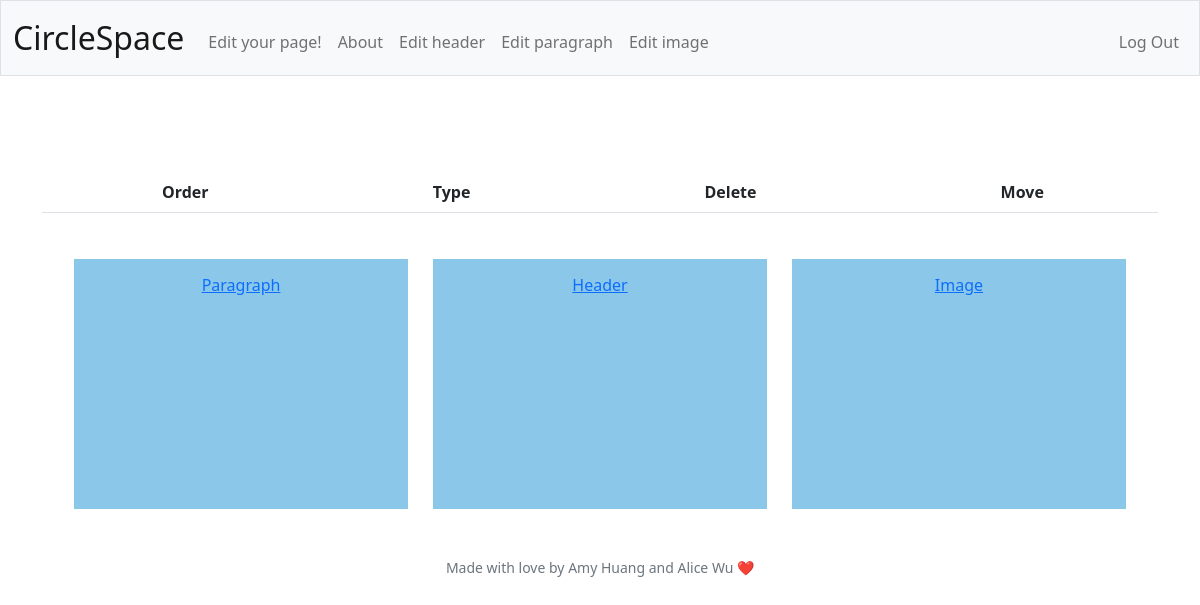
The app's page /edit (signed in), older data.
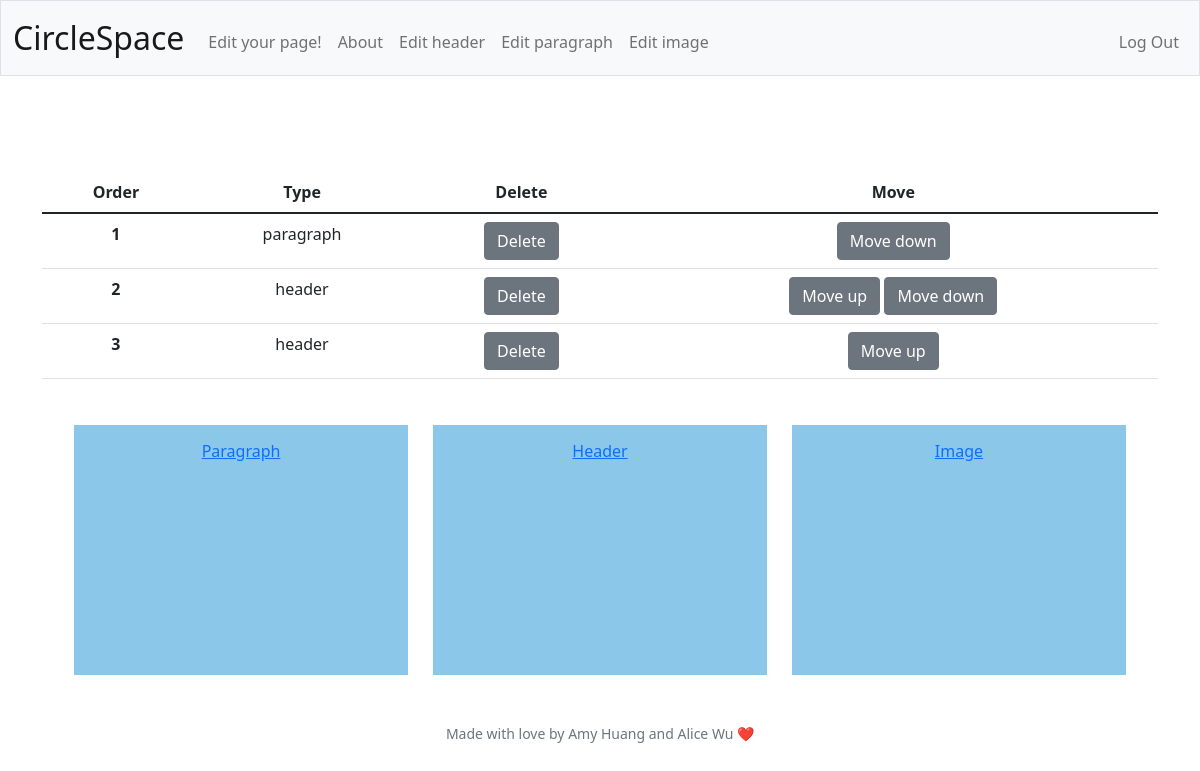
The same page, newer data.
### tables this page shows
CREATE TABLE segments (
    segment_id INTEGER PRIMARY KEY AUTOINCREMENT NOT NULL,
    user_id INTEGER NOT NULL,
    segment_type TEXT NOT NULL,
    content TEXT NOT NULL,
    location INTEGER NOT NULL,
    FOREIGN KEY(user_id) REFERENCES users(user_id)
);

### app.py (the view, shortened to what this page needs)
@app.route("/edit", methods=["GET", "POST"])
@login_required
def edit():
    if request.method == "GET":
        user_id = session["user_id"]
        segments = db.execute("SELECT segment_type, location FROM segments WHERE user_id = ? ORDER BY location", user_id)
        return render_template("edit.html", segments=segments)

### app.py (called while the page is built)
@app.after_request
def after_request(response):
    response.headers["Cache-Control"] = "no-cache, no-store, must-revalidate"
    response.headers["Expires"] = 0
    response.headers["Pragma"] = "no-cache"
    return response

### helpers.py (called while the page is built)
def login_required(f):
    @wraps(f)
    def decorated_function(*args, **kwargs):
        if session.get("user_id") is None:
            return redirect("/login")
        return f(*args, **kwargs)
    return decorated_function

### templates/edit.html (shortened to what this page needs)
{% extends "layout.html" %}
{% block main %}
<main class="container py-5 text-center">
    <table class="table">
        <thead>
            <tr>
                <th scope="col">Order</th>
                <th scope="col">Type</th>
                <th scope="col">Delete</th>
                <th scope="col">Move</th>
            </tr>
        </thead>
        <tbody>
            <form action="/edit" method="post">
                {% for segment in segments %}
                    <tr>
                        <th scope="row">{{ segment["location"] }}</th>
                        <td>{{ segment["segment_type"] }}</td>
                        <td><button class="btn btn-secondary" type="submit" name="delete-button" value="{{ segment["location"] }}">Delete</button></td>
                        <td>
                            {% if segment != segments[0] %}
                                <button class="btn btn-secondary" type="submit" name="up-button" value="{{ segment["location"] }}">Move up</button>
                            {% endif %}
                            {% if segment != segments[-1] %}
                                <button class="btn btn-secondary" type="submit" name="down-button" value="{{ segment["location"] }}">Move down</button>
                            {% endif %}
                        </td>
                    </tr>
                {% endfor %}
            </form>
        </tbody>
    </table>
<div>
    <a class="button" href="/edit-paragraph">Paragraph</a>
    <a class="button" href="/edit-header">Header</a>
    <a class="button" href="/edit-image">Image</a>
</div>
{% endblock %}

### templates/layout.html (shortened to what this page needs)
<!DOCTYPE html>
<html lang="en">
    <head>
        <link href="https://cdn.jsdelivr.net/npm/bootstrap@5.1.3/dist/css/bootstrap.min.css" rel="stylesheet">
        <link href="/static/styles.css" rel="stylesheet">
    </head>
    <body>
        <nav class="bg-light border navbar navbar-expand-md navbar-light">
            <div class="container-fluid">
                <a class="navbar-brand" href="/">CircleSpace</a>
                <div class="collapse navbar-collapse" id="navbar">
                    {% if session["user_id"] %}
                        <ul class="navbar-nav me-auto mt-2">
                            <li class="nav-item"><a class="nav-link" href="/edit">Edit your page!</a></li>
                            <li class="nav-item"><a class="nav-link" href="/about">About</a></li>
                            <li class="nav-item"><a class="nav-link" href="/edit-header">Edit header</a></li>
                            <li class="nav-item"><a class="nav-link" href="/edit-paragraph">Edit paragraph</a></li>
                            <li class="nav-item"><a class="nav-link" href="/edit-image">Edit image</a></li>
                        </ul>
                        <ul class="navbar-nav ms-auto mt-2">
                            <li class="nav-item"><a class="nav-link" href="/logout">Log Out</a></li>
                        </ul>
                    {% else %}
                        <ul class="navbar-nav ms-auto mt-2">
                            <li class="nav-item"><a class="nav-link" href="/register">Register</a></li>
                            <li class="nav-item"><a class="nav-link" href="/login">Log In</a></li>
                        </ul>
                    {% endif %}
                </div>
            </div>
        </nav>
        <main class="container-fluid py-5 text-center">
            {% block main %}{% endblock %}
        </main>
        <footer class="mb-5 small text-center text-muted">
            Made with love by Amy Huang and Alice Wu ❤️
        </footer>
    </body>
</html>

### static/styles.css (style rules this page uses)
nav .navbar-brand { font-size: xx-large; }
.button { display: inline-block; width: 30%; height: 250px; border: none; background-color: #8bc7e8; padding: 14px 28px; font-size: 16px; cursor: pointer; text-align: center; margin-left: 10px; margin-right: 10px; margin-top: 30px; }

Row changes from the older to the newer data that the page shows:
added segments: location "1", segment_type "paragraph"
added segments: location "2", segment_type "header"
added segments: location "3", segment_type "header"
